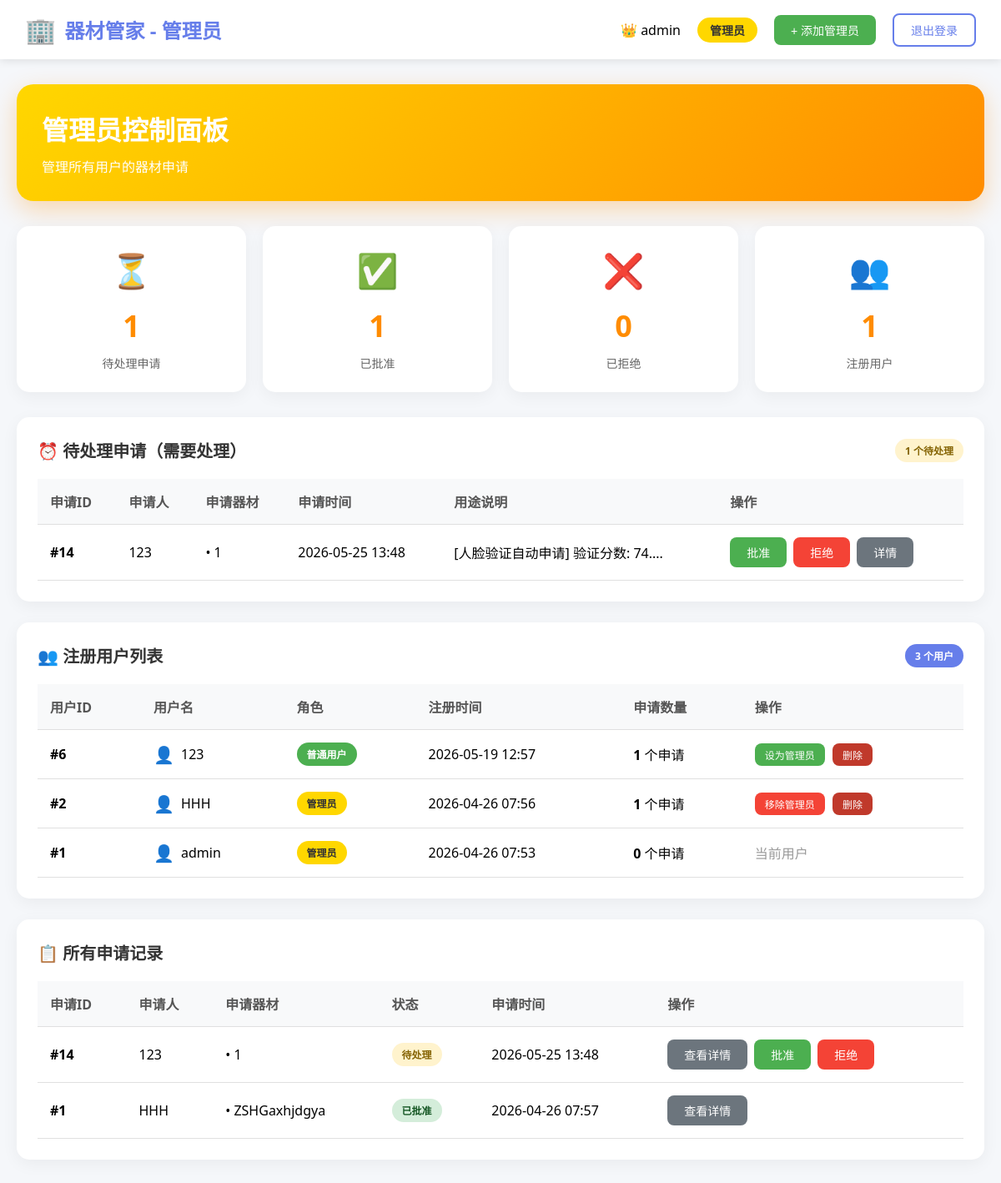
Page /admin (signed in) on the earlier database version.
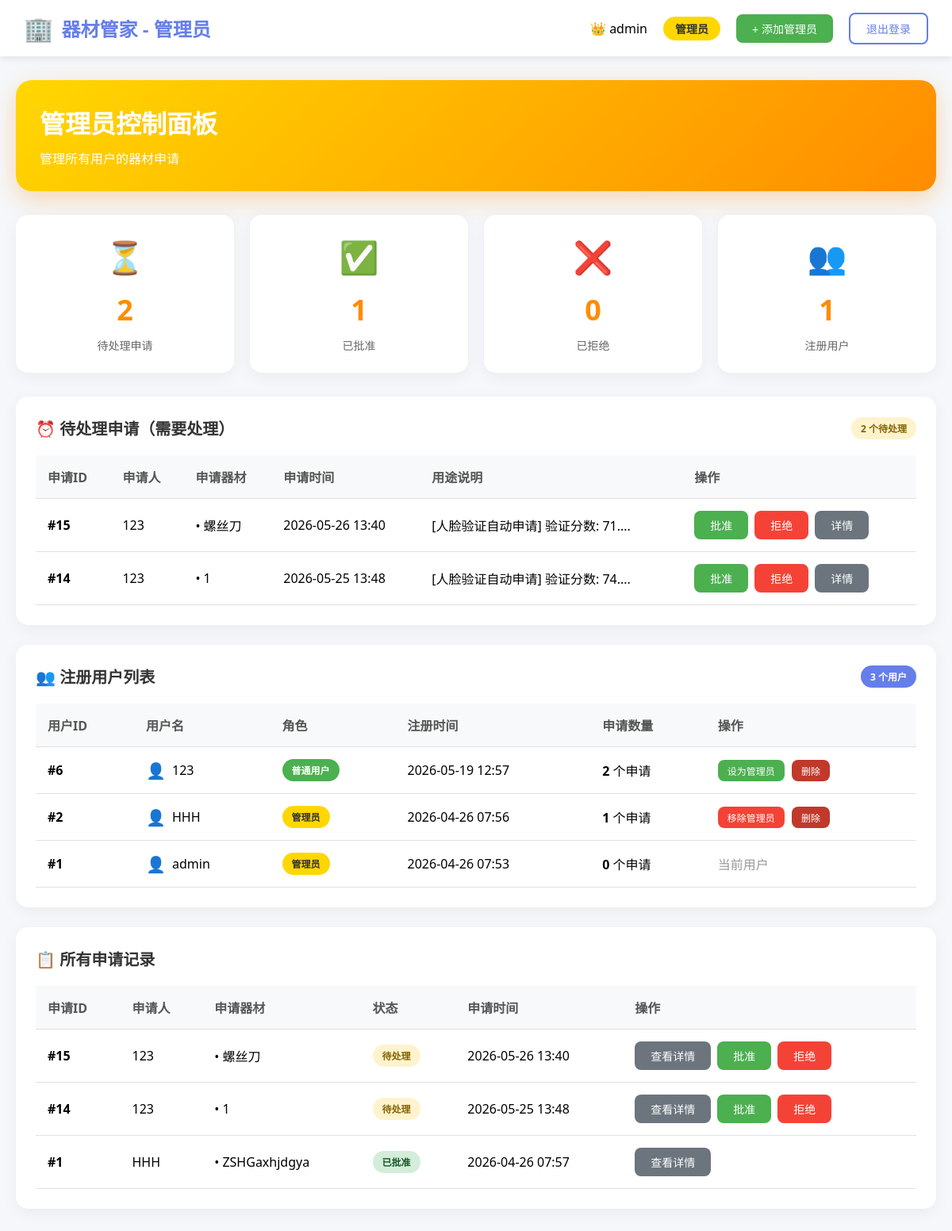
Same page on the later database version.
### tables this page shows
CREATE TABLE applications (
            id INTEGER PRIMARY KEY AUTOINCREMENT,
            user_id INTEGER NOT NULL,
            equipment_name TEXT NOT NULL,
            quantity TEXT,
            photos TEXT,
            purpose TEXT NOT NULL,
            expected_date DATE,
            status TEXT DEFAULT 'pending',
            reject_reason TEXT,
            created_at TIMESTAMP DEFAULT CURRENT_TIMESTAMP,
            FOREIGN KEY (user_id) REFERENCES users (id)
        );

CREATE TABLE users (
            id INTEGER PRIMARY KEY AUTOINCREMENT,
            username TEXT UNIQUE NOT NULL,
            password TEXT NOT NULL,
            role TEXT DEFAULT 'user',
            created_at TIMESTAMP DEFAULT CURRENT_TIMESTAMP
        );

### start.py (the view)
@app.route('/admin')
def admin_panel():
    if 'user_id' not in session or session.get('role') != 'admin':
        return redirect(url_for('login_page'))
    conn = get_db()
    applications = conn.execute('''
        SELECT a.*, u.username
        FROM applications a
        JOIN users u ON a.user_id = u.id
        ORDER BY
            CASE a.status
                WHEN 'pending' THEN 1
                WHEN 'approved' THEN 2
                ELSE 3
            END,
            a.created_at DESC
    ''').fetchall()
    pending_count = sum(1 for app in applications if app['status'] == 'pending')
    approved_count = sum(1 for app in applications if app['status'] == 'approved')
    rejected_count = sum(1 for app in applications if app['status'] == 'rejected')
    user_count = conn.execute("SELECT COUNT(*) FROM users WHERE role = 'user'").fetchone()[0]
    users = conn.execute('''
        SELECT
            u.id,
            u.username,
            u.role,
            u.created_at,
            COUNT(a.id) as application_count
        FROM users u
        LEFT JOIN applications a ON u.id = a.user_id
        GROUP BY u.id
        ORDER BY u.created_at DESC
    ''').fetchall()
    conn.close()
    applications_list = [dict(app) for app in applications]
    return render_template('admin.html',
                         applications=applications,
                         applications_json=json.dumps(applications_list),
                         pending_count=pending_count,
                         approved_count=approved_count,
                         rejected_count=rejected_count,
                         user_count=user_count,
                         users=users)

### templates/admin.html (shortened to what this page needs)
<!DOCTYPE html>
<html lang="zh">
<head>
</head>
<body>
    <div class="navbar">
        <div class="logo">
            <span style="font-size: 30px;">🏢</span>
            <h2>器材管家 - 管理员</h2>
        </div>
        <div class="user-info">
            <span>👑 {{ session.username }}</span>
            <span class="badge">管理员</span>
            <button class="btn btn-success" onclick="openAddAdminModal()" style="width: auto;">
                + 添加管理员
            </button>
            <a href="/logout" class="btn btn-outline">退出登录</a>
        </div>
    </div>
    <div class="container">
        <div class="welcome-card">
            <h1>管理员控制面板</h1>
            <p>管理所有用户的器材申请</p>
        </div>
        <div class="stats-grid">
            <div class="stat-card">
                <div class="stat-icon">⏳</div>
                <div class="stat-number">{{ pending_count }}</div>
                <div class="stat-label">待处理申请</div>
            </div>
            <div class="stat-card">
                <div class="stat-icon">✅</div>
                <div class="stat-number">{{ approved_count }}</div>
                <div class="stat-label">已批准</div>
            </div>
            <div class="stat-card">
                <div class="stat-icon">❌</div>
                <div class="stat-number">{{ rejected_count }}</div>
                <div class="stat-label">已拒绝</div>
            </div>
            <div class="stat-card">
                <div class="stat-icon">👥</div>
                <div class="stat-number">{{ user_count }}</div>
                <div class="stat-label">注册用户</div>
            </div>
        </div>
        <div class="card">
            <div class="card-header">
                <h3>⏰ 待处理申请（需要处理）</h3>
                <span class="status-badge status-pending">{{ pending_count }} 个待处理</span>
            </div>
            <div class="table-container">
                {% set pending_apps = applications | selectattr('status', 'equalto', 'pending') | list %}
                {% if pending_apps %}
                <table>
                    <thead>
                        <tr>
                            <th>申请ID</th>
                            <th>申请人</th>
                            <th>申请器材</th>
                            <th>申请时间</th>
                            <th>用途说明</th>
                            <th>操作</th>
                        </tr>
                    </thead>
                    <tbody>
                        {% for app in pending_apps %}
                        <tr>
                            <td><strong>#{{ app.id }}</strong></td>
                            <td>{{ app.username }}</td>
                            <td>
                                {% set equipment_list = app.equipment_name.split('|||') if app.equipment_name else [] %}
                                {% for eq in equipment_list[:2] %}
                                <div>• {{ eq }}</div>
                                {% endfor %}
                            </td>
                            <td>{{ app.created_at[:16] }}</td>
                            <td>{{ app.purpose[:20] + '...' if app.purpose and app.purpose|length > 20 else app.purpose }}</td>
                            <td>
                                <div class="action-buttons">
                                    <form method="POST" action="/approve/{{ app.id }}" style="display: inline;">
                                        <button type="submit" class="btn btn-success" onclick="return confirm('确认批准申请 #{{ app.id }} 吗？')">
                                            批准
                                        </button>
                                    </form>
                                    <button class="btn btn-danger" onclick="showRejectModal({{ app.id }})">
                                        拒绝
                                    </button>
                                    <button class="btn btn-secondary" onclick="showDetail({{ app.id }})">
                                        详情
                                    </button>
                                </div>
                            </td>
                        </tr>
                        {% endfor %}
                    </tbody>
                </table>
                {% else %}
                <div class="empty-state">
                    <div class="icon">✅</div>
                    <p>暂无待处理申请</p>
                </div>
                {% endif %}
            </div>
        </div>
        <div class="card">
            <div class="card-header">
                <h3>👥 注册用户列表</h3>
                <span class="status-badge" style="background: #667eea; color: white;">{{ users|length }} 个用户</span>
            </div>
            <div class="table-container">
                {% if users %}
                <table>
                    <thead>
                        <tr>
                            <th>用户ID</th>
                            <th>用户名</th>
                            <th>角色</th>
                            <th>注册时间</th>
                            <th>申请数量</th>
                            <th>操作</th>
                        </tr>
                    </thead>
                    <tbody>
                        {% for user in users %}
                        <tr>
                            <td><strong>#{{ user.id }}</strong></td>
                            <td>
                                <span style="display: flex; align-items: center; gap: 8px;">
                                    <span style="font-size: 20px;">👤</span>
                                    {{ user.username }}
                                </span>
                            </td>
                            <td>
                                <span class="status-badge" style="{% if user.role == 'admin' %}background: #ffd700; color: #333;{% else %}background: #4CAF50; color: white;{% endif %}">
                                    {{ '管理员' if user.role == 'admin' else '普通用户' }}
                                </span>
                            </td>
                            <td>{{ user.created_at[:16] if user.created_at else '未知' }}</td>
                            <td>
                                <strong>{{ user.application_count }}</strong> 个申请
                            </td>
                                                        <td>
                                {% if user.role == 'admin' and user.id != session.user_id %}
                                <form method="POST" action="/remove_admin/{{ user.id }}" style="display: inline;" onsubmit="return confirm('确定要移除 {{ user.username }} 的管理员权限吗？');">
                                    <button type="submit" class="btn btn-danger" style="padding: 5px 12px; font-size: 12px;">移除管理员</button>
                                </form>
                                <form method="POST" action="/delete_user/{{ user.id }}" style="display: inline; margin-left: 5px;" onsubmit="return confirm('确定要删除用户 {{ user.username }} 吗？此操作不可恢复！');">
                                    <button type="submit" class="btn btn-danger" style="padding: 5px 12px; font-size: 12px; background: #c0392b;">删除</button>
                                </form>
                                {% elif user.role == 'user' %}
                                <form method="POST" action="/make_admin/{{ user.id }}" style="display: inline;" onsubmit="return confirm('确定要将 {{ user.username }} 设为管理员吗？');">
                                    <button type="submit" class="btn btn-success" style="padding: 5px 12px; font-size: 12px;">设为管理员</button>
                                </form>
                                <form method="POST" action="/delete_user/{{ user.id }}" style="display: inline; margin-left: 5px;" onsubmit="return confirm('确定要删除用户 {{ user.username }} 吗？此操作不可恢复！');">
                                    <button type="submit" class="btn btn-danger" style="padding: 5px 12px; font-size: 12px; background: #c0392b;">删除</button>
                                </form>
                                {% else %}
                                <span style="color: #999;">当前用户</span>
                                {% endif %}
                            </td>
                        </tr>
                        {% endfor %}
                    </tbody>
                </table>
                {% else %}
                <div class="empty-state">
                    <div class="icon">👥</div>
                    <p>暂无注册用户</p>
                </div>
                {% endif %}
            </div>
        </div>
        <div class="card">
            <div class="card-header">
                <h3>📋 所有申请记录</h3>
            </div>
            <div class="table-container">
                {% if applications %}
                <table>
                    <thead>
                        <tr>
                            <th>申请ID</th>
                            <th>申请人</th>
                            <th>申请器材</th>
                            <th>状态</th>
                            <th>申请时间</th>
                            <th>操作</th>
                        </tr>
                    </thead>
                    <tbody>
                        {% for app in applications %}
                        <tr>
                            <td><strong>#{{ app.id }}</strong></td>
                            <td>{{ app.username }}</td>
                            <td>
                                {% set equipment_list = app.equipment_name.split('|||') if app.equipment_name else [] %}
                                {% for eq in equipment_list[:2] %}
                                <div>• {{ eq }}</div>
                                {% endfor %}
                            </td>
                            <td>
                                <span class="status-badge status-{{ app.status }}">
                                    {% if app.status == 'pending' %}
                                        待处理
                                    {% elif app.status == 'approved' %}
                                        已批准
                                    {% elif app.status == 'rejected' %}
                                        已拒绝
                                    {% else %}
                                        {{ app.status }}
                                    {% endif %}
                                </span>
                            </td>
                            <td>{{ app.created_at[:16] }}</td>
                            <td>
                                <div class="action-buttons">
                                    <button class="btn btn-secondary" onclick="showDetail({{ app.id }})">
                                        查看详情
                                    </button>
                                    {% if app.status == 'pending' %}
                                    <form method="POST" action="/approve/{{ app.id }}" style="display: inline;">
                                        <button type="submit" class="btn btn-success">批准</button>
                                    </form>
                                    <button class="btn btn-danger" onclick="showRejectModal({{ app.id }})">
                                        拒绝
                                    </button>
                                    {% endif %}
                                </div>
                            </td>
                        </tr>
                        {% endfor %}
                    </tbody>
                </table>
                {% else %}
                <div class="empty-state">
                    <div class="icon">📭</div>
                    <p>暂无申请记录</p>
                </div>
                {% endif %}
            </div>
        </div>
    </div>
</body>
</html>

Differences in the rows shown:
added applications: id "15", username "123", equipment_name "螺丝刀", created_at "2026-05-26 13:40", purpose "[人脸验证自动申请] 验证分数: 71....", status "待处理"
computed for users "普通用户": application_count "1" → "2"
Other differences:
{{ pending_count }}: "1" → "2"
